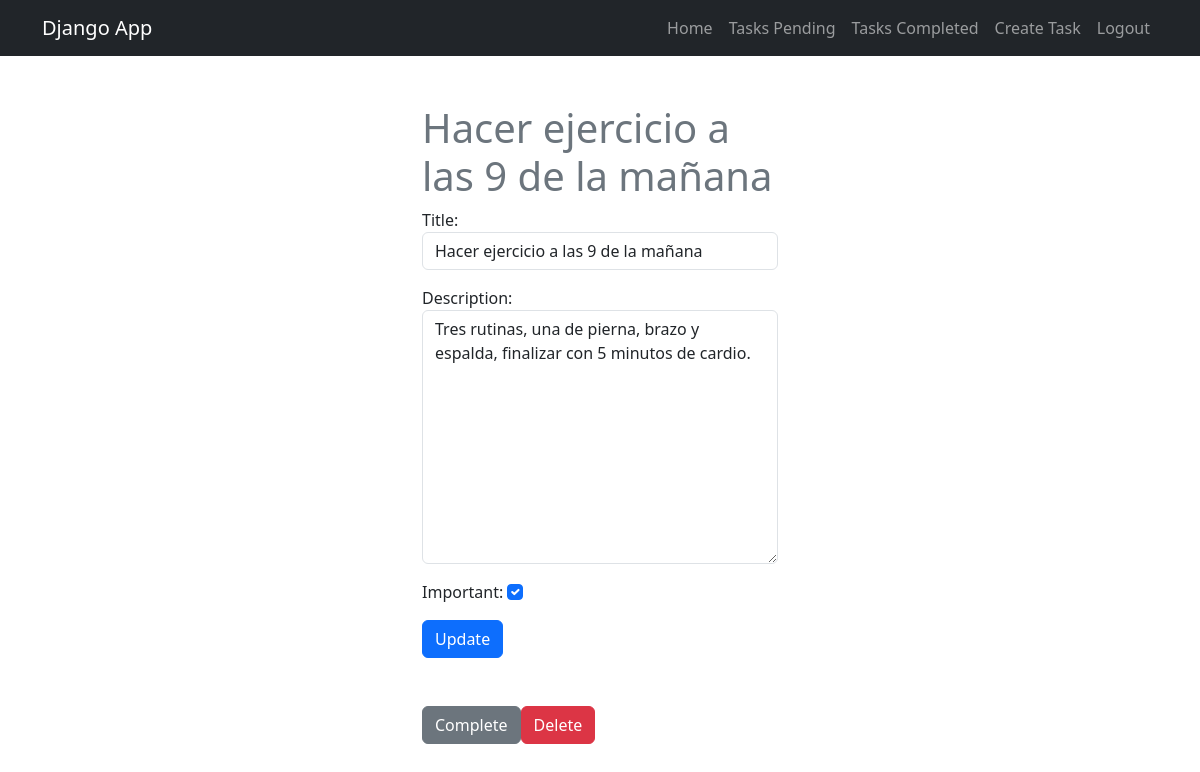
Page /tasks/11 (signed in) on the committed database.
### tasks/models.py (models this page shows, shortened)
class Task(models.Model):
    title = models.CharField(max_length=200)
    description = models.TextField(blank=True)
    created = models.DateTimeField(auto_now_add=True)
    datecompleted = models.DateTimeField(null=True, blank=True) #blanck=True indica que es opcional solo el admin y no en la base de datos
    important = models.BooleanField(default=False)
    user = models.ForeignKey(User, on_delete=models.CASCADE) #elimina datos en cascada

### tasks/views.py (the view, shortened to what this page needs)
# urls.py: path('tasks/<int:task_id>', views.task_detail, name='task_detail'),
@login_required
def task_detail(request, task_id):
    if request.method == 'GET':
        task = get_object_or_404(Task, pk=task_id, user=request.user)
        form = TaskForm(instance=task)
        return render(request, 'task_detail.html',{'task':task, 'form':form})

### tasks/forms.py
class TaskForm(forms.ModelForm):
    class Meta:
        model = Task
        fields = ['title','description','important']
        widgets = {
            'title': forms.TextInput(attrs={'class':'form-control', 'placeholder':'Write a title'}),
            'description': forms.Textarea(attrs={'class':'form-control','placeholder':'Write a description'}),
            'important': forms.CheckboxInput(attrs={'class':'form-check-input'})
        }

### tasks/templates/task_detail.html (shortened to what this page needs)
{% extends "base.html" %}
{% block content  %}
<main class="container py-5">
    <div class="row">
        <div class="col-md-4 offset-md-4">
            <h1 class="text-secondary">{{task.title}}</h1>
            <form method="POST">
                {{form.as_p}}
                <button class="btn btn-primary ">Update</button>
            </form>
            <div class="mt-5 d-flex">
                <form action='{% url "complete_task" task.id %}' method="POST">
                    <button class="btn btn-secondary">Complete</button>
                </form>
                <form action='{% url "delete_task" task.id %}' method="POST">
                    <button class="btn btn-danger">Delete</button>
                </form>
            </div>
        </div>
    </div>
</main>
{% endblock  %}

### rows in the picture
Task: title "Hacer ejercicio a las 9 de la mañana", description "Tres rutinas, una de pierna, brazo y espalda, finalizar con 5 minutos de cardio.", important "☑"
